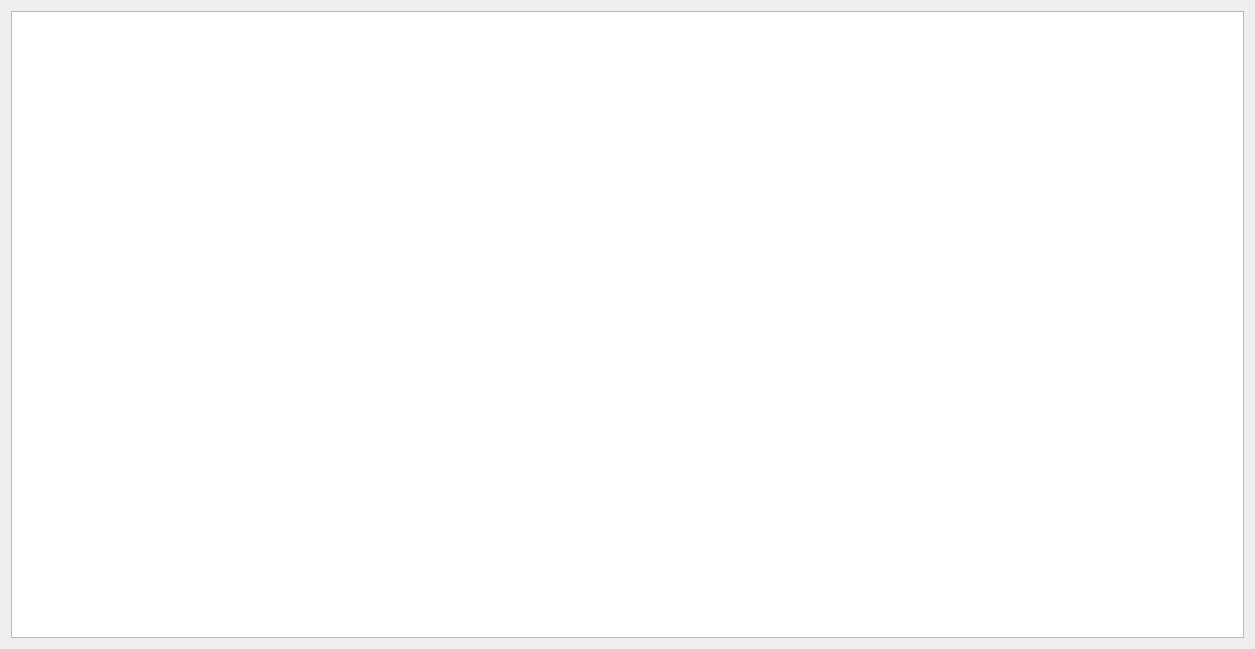
<?xml version="1.0" encoding="UTF-8"?>
<ui version="4.0">
 <class>Help</class>
 <widget class="QDialog" name="Help">
  <property name="geometry">
   <rect>
    <x>0</x>
    <y>0</y>
    <width>1255</width>
    <height>649</height>
   </rect>
  </property>
  <property name="windowTitle">
   <string>アクセントLEDエディターヘルプ</string>
  </property>
  <layout class="QVBoxLayout" name="verticalLayout">
   <item>
    <widget class="QTextBrowser" name="TxtHelp">
     <property name="html">
      <string>&lt;!DOCTYPE HTML PUBLIC &quot;-//W3C//DTD HTML 4.0//EN&quot; &quot;http://www.w3.org/TR/REC-html40/strict.dtd&quot;&gt;
&lt;html&gt;&lt;head&gt;&lt;meta name=&quot;qrichtext&quot; content=&quot;1&quot; /&gt;&lt;style type=&quot;text/css&quot;&gt;
p, li { white-space: pre-wrap; }
&lt;/style&gt;&lt;/head&gt;&lt;body style=&quot; font-family:'MS Shell Dlg 2'; font-size:7.8pt; font-weight:400; font-style:normal;&quot;&gt;
&lt;p style=&quot; margin-top:0px; margin-bottom:0px; margin-left:0px; margin-right:0px; -qt-block-indent:0; text-indent:0px;&quot;&gt;&lt;img src=&quot;:/auxjp/JapanHelp/HelpAuxJAPAN.png&quot; /&gt;&lt;/p&gt;&lt;/body&gt;&lt;/html&gt;</string>
     </property>
    </widget>
   </item>
  </layout>
 </widget>
 <resources>
  <include location="help.qrc"/>
 </resources>
 <connections/>
</ui>
